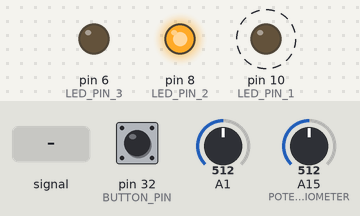
Simulated run of this sketch. Board: Arduino Mega 2560, built with avr-gcc and run on an emulated ATmega2560. Shown: output pins drawn as LEDs (lit = HIGH). Dashed ring = blinking. Inputs (shaded band) come from the test bench; at power-on: A1 = 512, pin 32 (BUTTON_PIN) LOW, A15 (POTENTIOMETER) = 512. What the sketch prints to the serial monitor is not drawn.

Above: at 1.2 s.
1.3 s: A1 fed a 2 Hz sine of ±306 counts around its level
At 1.67 s:
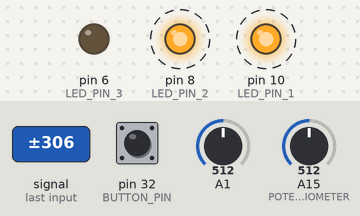
4.3 s: A1 set to 90
7.3 s: pin 32 (BUTTON_PIN) pulled HIGH for 0.15 s
At 7.37 s:
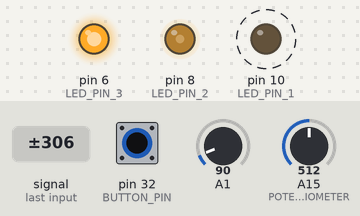
At 7.9 s:
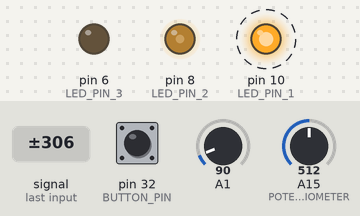
10.3 s: A1 fed a 200 Hz sine of ±81 counts around its level
13.3 s: A1 set to 0
16.3 s: pin 32 (BUTTON_PIN) pulled HIGH for 1 s
At 16.75 s:
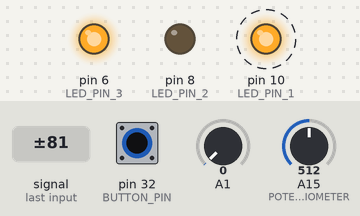
Timing chart, 0 to 20.3 s (numbered marks = the images above; inputs shaded):
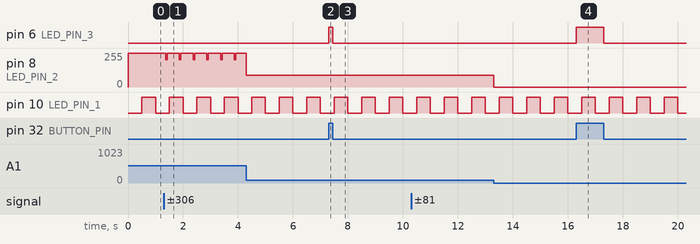

Measured:
- after the input at 1.3 s, pin 8 (LED_PIN_2): alternates 255/255 for 0.45 s and 206/255 for 0.05 s, starting after 0.07 s
- after the input at 7.3 s, pin 6 (LED_PIN_3): LOW → HIGH at once, → LOW 0.15 s later
- after the input at 16.3 s, pin 6 (LED_PIN_3): LOW → HIGH at once, → LOW 1.0 s later
- by itself, pin 10 (LED_PIN_1): alternates HIGH for 0.50 s and LOW for 0.50 s

The sketch:

multitask.ino
```cpp
#define POTENTIOMETER A15
#define BUTTON_PIN 32

#define LED_PIN_1 10
#define LED_PIN_2 8
#define LED_PIN_3 6


unsigned long newBlinkTime = millis();
unsigned long blinkDelay = 500;
unsigned long presentTime;

int LEDState = LOW;

void setup() {
  Serial.begin(115200);
  Serial.setTimeout(10);
  pinMode(BUTTON_PIN, INPUT);

  pinMode(LED_PIN_1, OUTPUT);
  pinMode(LED_PIN_2, OUTPUT);
  pinMode(LED_PIN_3, OUTPUT);
}

void loop() {
  presentTime = millis();
  if (Serial.available() > 0) {
    int data = Serial.parseInt();
    if ((data >= 100) && (data <= 4000)) {
      blinkDelay = data;
    }
  }

  //Blink pin at inputted rate
  presentTime = millis();
  if ((presentTime - newBlinkTime) > blinkDelay){
    if (LEDState == LOW) {
      LEDState = HIGH;
    }
    else {
      LEDState = LOW;
    }
    digitalWrite(LED_PIN_1, LEDState);
    newBlinkTime += blinkDelay;
  }

  //Adjust pin brightness using potentiometer
  Serial.println(analogRead(POTENTIOMETER));
  analogWrite(LED_PIN_2, analogRead((POTENTIOMETER)/4));

  //Blink pin when button is pressed
  if (digitalRead(BUTTON_PIN) == HIGH){
    digitalWrite(LED_PIN_3, HIGH);
  }
  else {
    digitalWrite(LED_PIN_3, LOW);
  }
}
```
